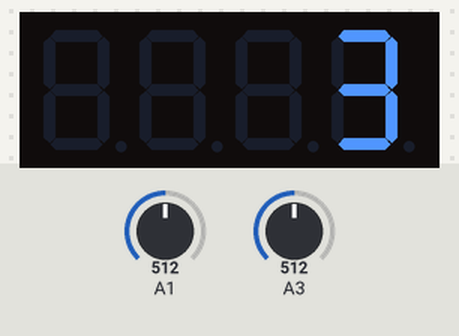
This sketch was run on a simulated Arduino Uno, built with avr-gcc and run on an emulated ATmega328P. Shown: 4-digit seven-segment display. The inputs (shaded band) are chosen by the test bench; at power-on: A3 = 512, A1 = 512. What the sketch prints to the serial monitor is not drawn.

Above: at 1.2 s.
1.3 s: A3 set to 536
2.8 s: A3 set to 565
At 3.9 s:
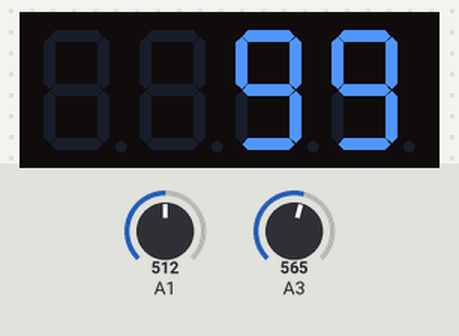
4.4 s: A3 set to 390
At 4.9 s:
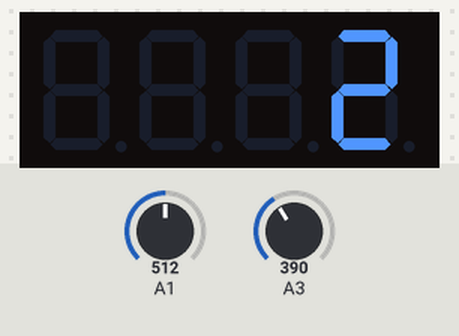
6.0 s: A1 set to 534
Timing chart, 0 to 9.0 s (numbered marks = the images above; inputs shaded):
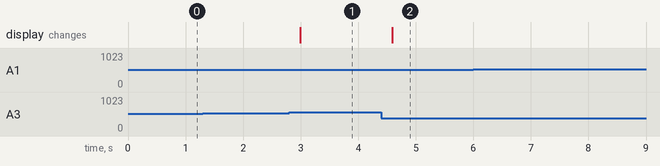

The sketch:

MakeBlockClient.ino
```cpp
#include <Wire.h>
#include <SoftwareSerial.h>
#include "MeOrion.h"

#define ZERO_ERROR 2
#define MESSAGE_START_CONSTANT 0

MePotentiometer meter(PORT_8);
MeJoystick joystick(PORT_7);
Me7SegmentDisplay disp(PORT_6);

void setup() {
  Serial.begin(2400);
  disp.set();
  disp.init();
}

void loop() {
  int potentiometer = meter.read();
  int mode = 0;
  if (potentiometer >= 0 && potentiometer <= 100) {
    mode = 0;
  } else if (potentiometer > 100 && potentiometer <= 250) {
    mode = 1;
  } else if (potentiometer > 250 && potentiometer <= 400) {
    mode = 2;
  } else if (potentiometer > 400 && potentiometer <= 550) {
    mode = 3;
  } else mode = 99;

  print("Mode", mode);
  print("Joystick", -(joystick.readY() + ZERO_ERROR));
  disp.display(mode);
}

void print(const char* name, int val) {
  Serial.write(MESSAGE_START_CONSTANT);
  Serial.print(name);
  Serial.print("=");
  Serial.println(val);
}
```

Measured:
- after the input at 1.3 s, every drawn part: stays the same
- after the input at 2.8 s, the display: changes after 0.19 s (image 1)
- after the input at 4.4 s, the display: changes after 0.19 s (image 2)
- after the input at 6.0 s, every drawn part: stays the same
